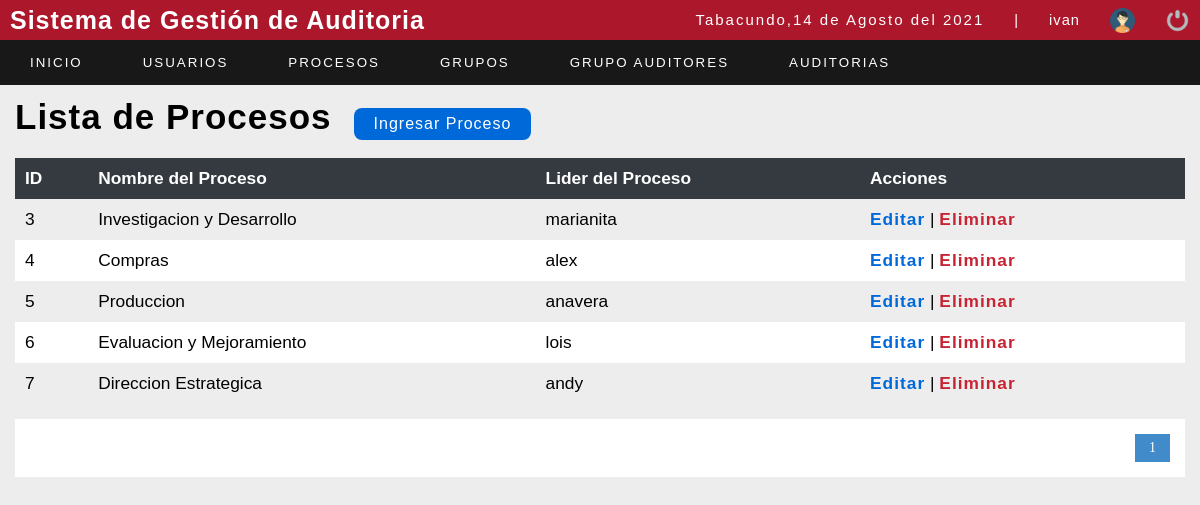
/sistema/listar_procesos.php (signed in), run on the app's committed database.
### tables this page shows
CREATE TABLE `procesos` (
  `idproceso` int(11) NOT NULL,
  `nombreproceso` varchar(50) NOT NULL,
  `liderproceso` int(11) NOT NULL
);

CREATE TABLE `usuario` (
  `id_user` int(11) NOT NULL,
  `user` varchar(20) NOT NULL,
  `password` varchar(100) NOT NULL,
  `correo` varchar(50) NOT NULL,
  `rol` int(11) NOT NULL,
  `estatus` int(11) NOT NULL
);

### sistema/listar_procesos.php (the view, shortened to what this page needs)
<?php
include "../conexion.php";
?>
<!DOCTYPE html>
<html lang="en">
<head>
	<?php include "includes/scripts.php"; ?>
</head>
<body>
	<?php include "includes/header.php"; ?>
	<section id="container">
		<h1>Lista de Procesos</h1>
		<a href="registro_procesos.php" class="btn_new">Ingresar Proceso</a>
		<table>
			<tr>
				<th>ID</th>
				<th>Nombre del Proceso</th>
				<th>Lider del Proceso</th>
				<th>Acciones</th>
			</tr>
			<?php
			$sql_registe = mysqli_query($conection, "SELECT COUNT(*) as total_registro FROM procesos");
			$result_register = mysqli_fetch_array($sql_registe);
			$total_registro = $result_register['total_registro'];
			$por_pagina = 10;
			if (empty($_GET['pagina'])) {
				$pagina = 1;
			} else {
				$pagina = $_GET['pagina'];
			}
			$total_paginas = ceil($total_registro / $por_pagina);
			$query = mysqli_query($conection, "SELECT p.idproceso, p.nombreproceso,u.user from procesos p INNER JOIN usuario u WHERE p.liderproceso=u.id_user");
			$result = mysqli_num_rows($query);
			if ($result > 0) {
				while ($data = mysqli_fetch_array($query)) {
			?>
					<tr>
						<td><?php echo $data[0]; ?></td>
						<td><?php echo $data[1]; ?></td>
						<td><?php echo $data[2]; ?></td>
						<td>
							<a class="link_edit" href="editar_procesos.php?id=<?php echo $data[0]; ?>">Editar</a>
							<?php if ($_SESSION['rol'] == 1) { ?>
								|
								<a class="link_delete" href="eliminar_procesos.php?id=<?php echo $data[0]; ?>">Eliminar</a>
							<?php } ?>
						</td>
					</tr>
			<?php
				}
			}
			?>
		</table>
		<div class="paginador">
			<ul>
				<?php
				for ($i = 1; $i <= $total_paginas; $i++) {
					if ($i == $pagina) {
						echo '<li class="pageSelected">' . $i . '</li>';
					} else {
						echo '<li><a href="?pagina=' . $i . '">' . $i . '</a></li>';
					}
				}
				?>
			</ul>
		</div>
	</section>
</body>
</html>

### sistema/css/style.css (style rules this page uses)
* { margin: 0; padding: 0; box-sizing: border-box; }
body { background: #ededed; }
h1, h2, h3, h4, h5, h6 { font-family: Arial, sans-serif; font-weight: bold; letter-spacing: 1px; }
h1 { font-size: 25px; }
a { text-decoration: none; font-family: Arial, sans-serif; letter-spacing: 1px; }
#container { padding: 90px 15px 15px; }
#container h1 { font-size: 35px; display: inline-block; }
.btn_new { display: inline-block; background: #0069d9; color: #fff; padding: 7px 20px; border-radius: 8px; margin: 18px; }
table { border-collapse: collapse; font-size: 13pt; font-family: Arial, sans-serif; width: 100%; }
table th { text-align: left; padding: 10px; background: #343A40; color: #fff; }
table tr:nth-child(odd) { background: #fff; }
table td { padding: 10px; }
.link_edit { font-weight: bold; color: #0069D9; }
.link_delete { font-weight: bold; color: #C82333; }
.paginador ul { padding: 15px; list-style: none; background: #FFF; margin-top: 15px; display: -webkit-flex; display: -moz-flex; display: -ms-flex; display: -o-flex; display: flex; justify-content: flex-end; }
.paginador a, .pageSelected { color: #428bca; border: 1px solid #ddd; padding: 5px; display: inline-block; font-size: 14px; text-align: center; width: 35px; }
.pageSelected { color: #FFF; background: #428bca; border: 1px solid #428bca; }

### data on the page
procesos: idproceso "3", nombreproceso "Investigacion y Desarrollo", liderproceso.user "marianita"
procesos: idproceso "4", nombreproceso "Compras", liderproceso.user "alex"
procesos: idproceso "5", nombreproceso "Produccion", liderproceso.user "anavera"
procesos: idproceso "6", nombreproceso "Evaluacion y Mejoramiento", liderproceso.user "lois"
procesos: idproceso "7", nombreproceso "Direccion Estrategica", liderproceso.user "andy"

### other printed values
fechaC() "14 de Agosto del 2021"
$_SESSION['user'] "ivan"
